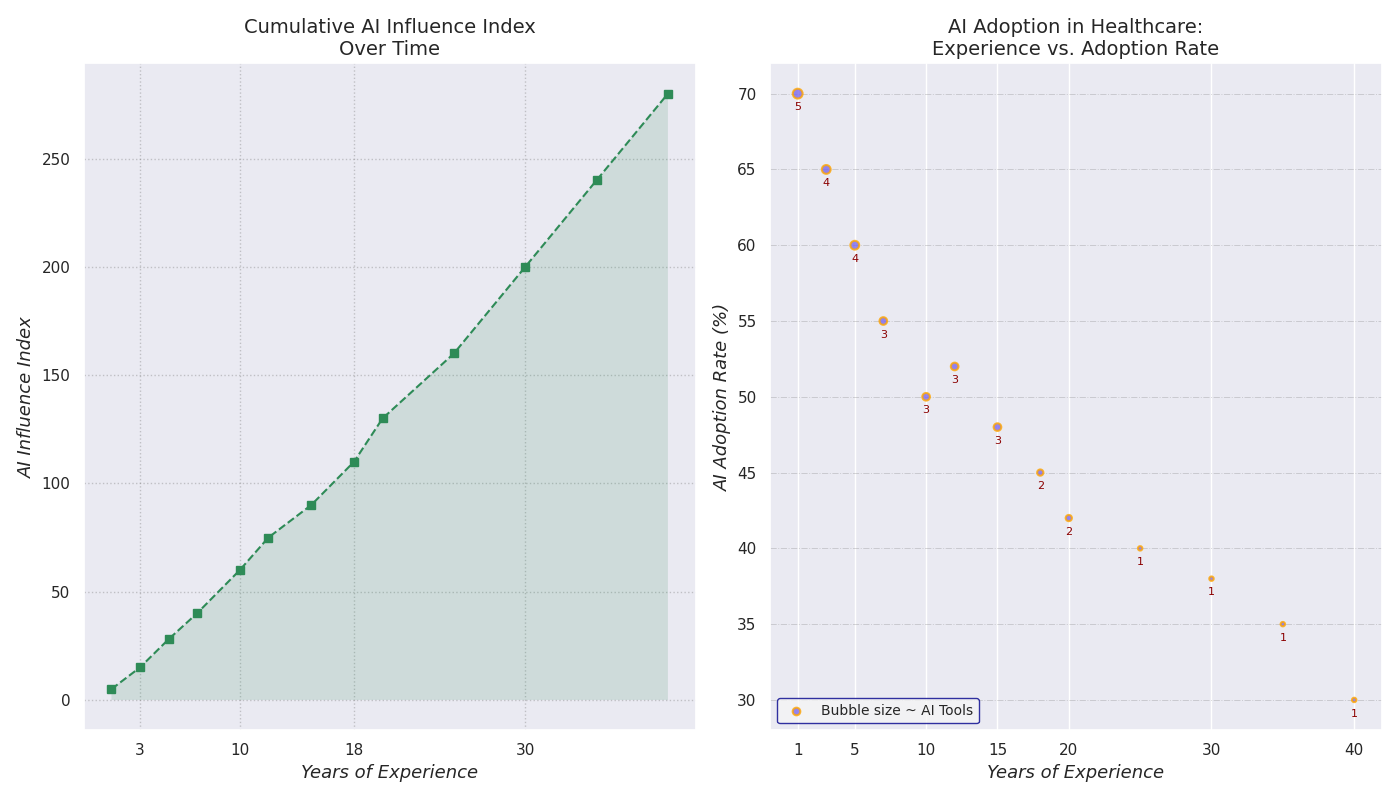

Source code (Python):
import matplotlib.pyplot as plt
import numpy as np

years_experience = np.array([1, 3, 5, 7, 10, 12, 15, 18, 20, 25, 30, 35, 40])
ai_adoption_rate = np.array([70, 65, 60, 55, 50, 52, 48, 45, 42, 40, 38, 35, 30])
number_of_tools = np.array([5, 4, 4, 3, 3, 3, 3, 2, 2, 1, 1, 1, 1]) * 10
ai_influence_index = np.array([5, 15, 28, 40, 60, 75, 90, 110, 130, 160, 200, 240, 280])

fig, axs = plt.subplots(1, 2, figsize=(14, 8))

axs[1].scatter(years_experience, ai_adoption_rate, s=number_of_tools,
               c='mediumslateblue', alpha=0.8, edgecolors='orange', linewidth=1.5)
axs[1].set_title("AI Adoption in Healthcare:\nExperience vs. Adoption Rate", fontsize=14, fontweight='normal')
axs[1].set_xlabel("Years of Experience", fontsize=13, style='italic')
axs[1].set_ylabel("AI Adoption Rate (%)", fontsize=13, style='italic')
axs[1].set_xticks(years_experience[::2])

axs[1].grid(True, linestyle='-.', which='both', axis='y', color='gray', alpha=0.3, linewidth=0.7)

for i, (x, y) in enumerate(zip(years_experience, ai_adoption_rate)):
    axs[1].annotate(f'{number_of_tools[i]//10}',
                    (x, y), textcoords="offset points", xytext=(0, -12), ha='center', fontsize=8, color='darkred')

axs[1].legend(['Bubble size ~ AI Tools'], loc='lower left', fontsize=10, frameon=True, facecolor='whitesmoke', edgecolor='darkblue')

axs[0].plot(years_experience, ai_influence_index, color='seagreen', marker='s', linestyle='--', linewidth=1.5)
axs[0].set_title("Cumulative AI Influence Index\nOver Time", fontsize=14, fontweight='normal')
axs[0].set_xlabel("Years of Experience", fontsize=13, style='italic')
axs[0].set_ylabel("AI Influence Index", fontsize=13, style='italic')
axs[0].set_xticks(years_experience[1::3])

axs[0].grid(True, linestyle=':', which='major', color='gray', alpha=0.4)

axs[0].fill_between(years_experience, ai_influence_index, color='seagreen', alpha=0.15, edgecolor='none')

plt.tight_layout()
plt.show()
